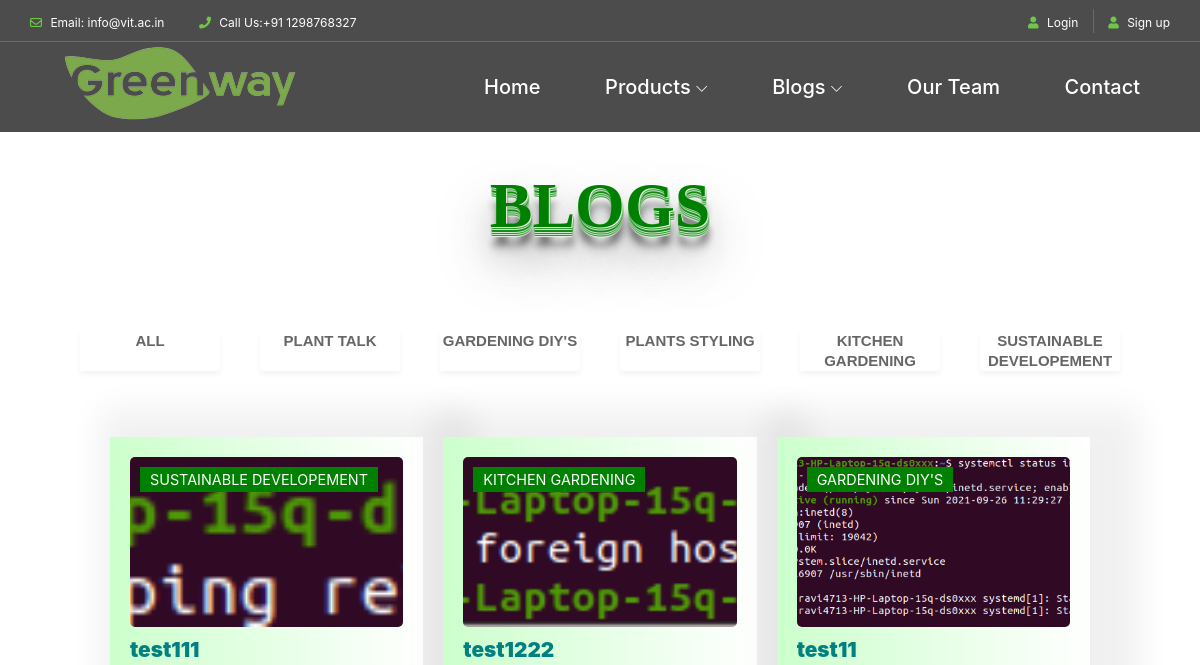
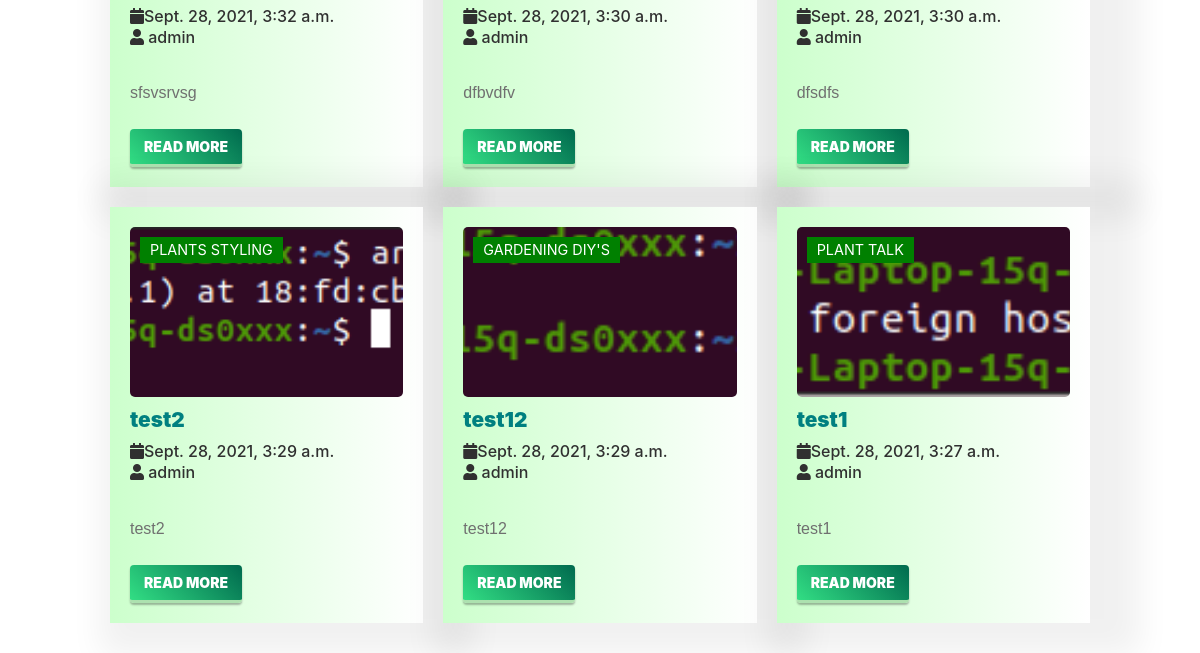
Page /blogs/blog_home (upper part) on the earlier database version (2 pictures, top to bottom).
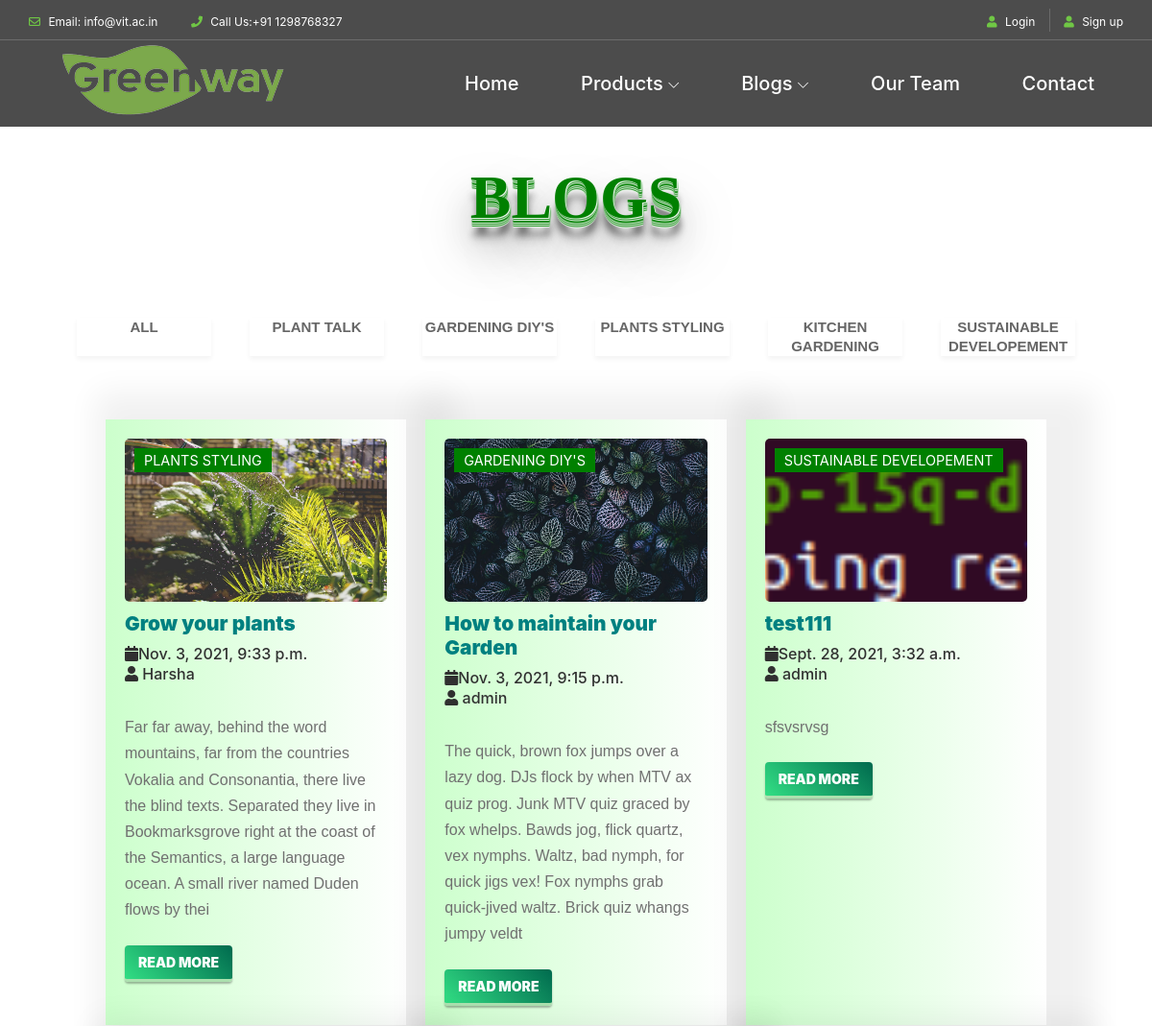
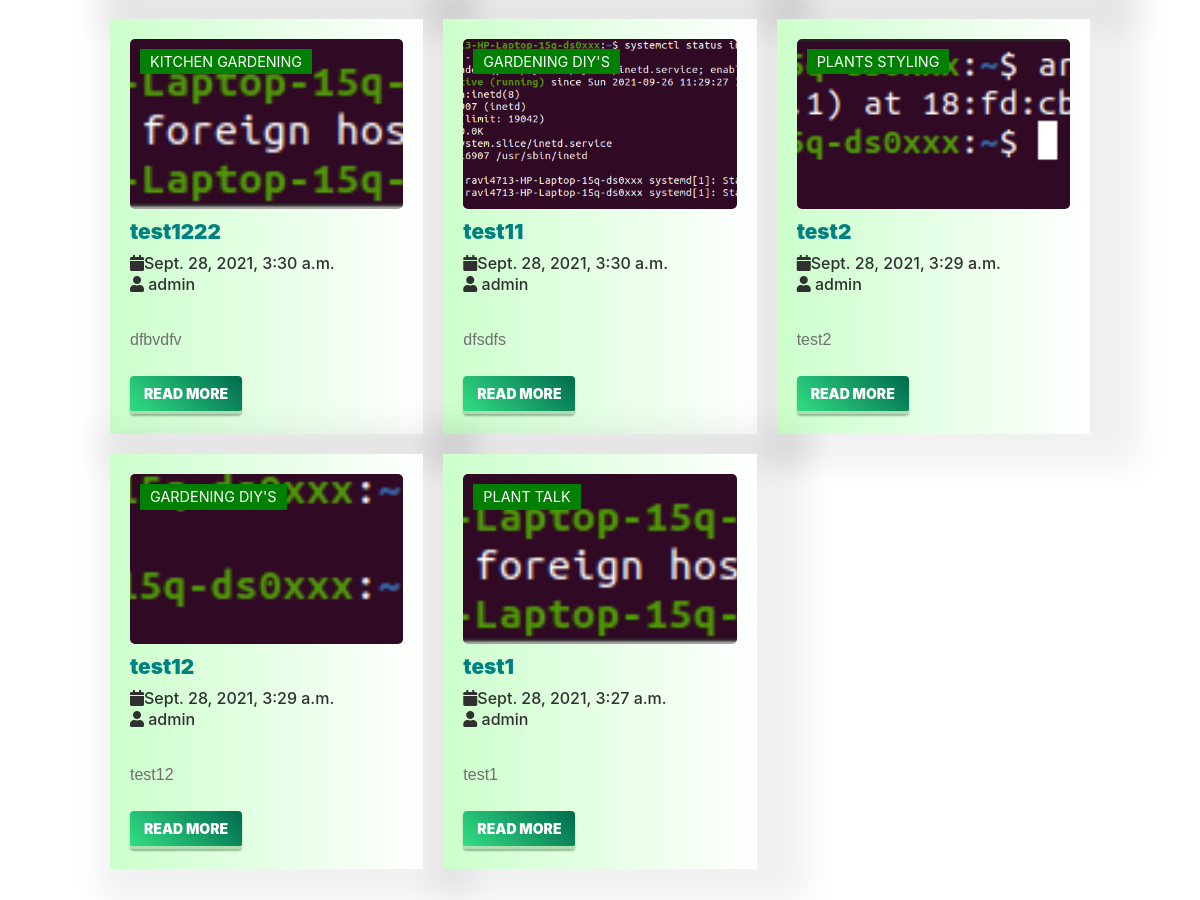
Same page on the later database version (2 pictures, top to bottom).
### blogs/models.py (models this page shows, shortened)
class BlogPlant(models.Model):
    author = models.ForeignKey(User, on_delete=models.CASCADE, related_name= 'post_author')
    blog_title = models.CharField(max_length= 264)
    slug = models.SlugField(max_length=264, unique=True, default='',editable=False)
    blog_content = models.TextField()
    blog_image = models.ImageField(upload_to= 'blog_image')
    publish_date = models.DateTimeField(auto_now_add=True)
    category = models.ForeignKey(Category, on_delete = models.CASCADE, related_name ='blog_cat')
    class Meta:
        ordering = ['-publish_date']

class Category(models.Model):
    category = models.CharField(max_length = 50, unique = True)
    def __str__(self):
        return self.category

### blogs/views.py (the view)
# urls.py: path('blog_home', views.blog_home, name='blogs'),
def blog_home(request):
    context = {
        "blogs": BlogPlant.objects.all(),
        "tags": {
        'plant': 'PLANT TALK',
        'gardening': 'GARDENING DIY\'S',
        'styling' : 'PLANTS STYLING',
        'kitchen' : 'KITCHEN GARDENING',
        'development' : 'SUSTAINABLE DEVELOPEMENT'
        }
    }
    return render(request, "blogs/blog_home.html", context)

### blogs/template_tags/get_plant_Cat.py (called while the page is built)
@register.filter
def get_plant_Cat(dictionary, key):
    return dictionary.get(str(key))

### templates/blogs/blog_home.html (shortened to what this page needs)
{% extends "base.html" %}
{% load static %}
{% load get_plant_Cat %}
{% block content %}
<link rel="stylesheet" type="text/css" href="{% static 'css/blog.css' %}"/>
<link rel="stylesheet" href="https://cdnjs.cloudflare.com/ajax/libs/magnific-popup.js/1.1.0/magnific-popup.min.css">
<h2 class="title-blog">BLOGS</h2>
<section id="blog">
    <div class="gallery">
        <ul class="blog-filter">
            <li class="list blog-filter-active" data-filter="all">ALL</li>
            <li class="list" data-filter="plant">PLANT TALK</li>
            <li class="list" data-filter="gardening">GARDENING DIY'S</li>
            <li class="list" data-filter="styling">PLANTS STYLING</li>
            <li class="list" data-filter="kitchen ">KITCHEN GARDENING</li>
            <li class="list" data-filter= "development">SUSTAINABLE DEVELOPEMENT</li>
        </ul>
    </div>
    <div class="blog-container">
      {% for i in blogs %}
      <div class="blog-box {{ i.category }}">
          <div class="blog-img">
              <img src="/media/{{ i.blog_image }}">
              <span class="category">
                {{ tags|get_plant_Cat:i.category}}
              </span>
          </div>
              <div class="blog-text">
                  <h4 class="strong">{{ i.blog_title }}</h4>
                  <h6 class="published-date"><i class="fa fa-calendar" aria-hidden="true"></i>{{ i.publish_date }}</h6>
                  <h6><i class="fa fa-user "></i> {{ i.author }}</h6><br>
              </div>
              <div class="para">
                  <p>{{ i.blog_content|slice:":255" }}</p>
              </div>
              <a href="{% url 'blog_details' the_slug=i.slug %}" class="square_btn">READ MORE</a>
      </div>
      {% endfor %}
    </div>
</section>
{% endblock content %}

### templates/base.html (shortened to what this page needs)
{% load static %}
<!DOCTYPE html>
<html lang="en">
<head>
    <link rel="stylesheet" type="text/css" href="{% static 'css/base.css' %}">
</head>
<body>
    {% include 'navbar.html' %}
    <div class="base-container">
    {% block content  %}
    {% endblock content %}
    </div>
    {% include 'chatbot.html' %}
    {% include 'footer.html' %}
</body>
</html>

### templates/navbar.html (shortened to what this page needs)
{% load static %}
{% load item_count %}
<link rel="stylesheet" href="{% static 'css/home/navbar.css' %}">
<header class="header-area">
    <div class="top-header-area">
        <div class="container">
            <div class="row">
                <div class="col-12">
                    <div class="top-header-content d-flex align-items-center justify-content-between">
                        <div class="top-header-meta">
                            <a href="{% url 'contact' %}" data-toggle="tooltip" data-placement="bottom"><i class="fa fa-envelope-o" aria-hidden="true"></i> <span>Email: info@vit.ac.in</span></a>
                            <a href="{% url 'contact' %}" data-toggle="tooltip" data-placement="bottom"><i class="fa fa-phone" aria-hidden="true"></i> <span>Call Us:+91 1298768327</span></a>
                        </div>
                        <div class="top-header-meta d-flex">
                            {% if user.is_authenticated %}
                            <div class="login">
                                <a href="{% url 'profile' %}"><i class="fa fa-user" aria-hidden="true"></i> <span>{{ user }}</span></a>
                            </div>
                            <div class="cart">
                                <a href="{% url 'cart' %}"><i class="fa fa-shopping-cart" aria-hidden="true"></i> <span>Cart <span class="cart-quantity">({% item_count user %})</span></span></a>
                            </div>
                             <div class="login">
                                <a href="{% url 'logout' %}">&nbsp; &nbsp; <span>Logout</span></a>
                            </div>
                            {% else %}
                            <div class="login">
                                <a href="{% url 'login' %}"><i class="fa fa-user" aria-hidden="true"></i> <span>Login</span></a>
                            </div>
                            <div class="cart">
                                <a href="{% url 'register_customer' %}"><i class="fa fa-user" aria-hidden="true"></i> <span>Sign up</span></a>
                            </div>
                            {% endif %}
                        </div>
                    </div>
                </div>
            </div>
        </div>
    </div>
    <div class="alazea-main-menu">
        <div class="classy-nav-container breakpoint-off">
            <div class="container" style="padding: 0px;">
                <nav class="classy-navbar justify-content-between" id="alazeaNav">
                    <a href="{% url 'home' %}" class="nav-brand"><img src="{% static 'images/home/core-img/logo.png' %}" alt=""></a>
                    <div class="classy-menu">
                        <div class="classynav">
                            <ul>
                                <li><a href="{% url 'home' %}">Home</a></li>
                                <li><a href="">Products</a>
                                </li>
                                <li><a href="">Blogs</a>
                                </li>
                                <li><a href="{% url 'our_team' %}">Our Team</a></li>
                                <li><a href="{% url 'contact' %}">Contact</a></li>
                            </ul>
                        </div>
                    </div>
                </nav>
            </div>
        </div>
    </div>
</header>

### templates/chatbot.html (shortened to what this page needs)
{% load static %}
{% block content %}
<link rel="stylesheet" type="text/css" href="{% static 'css/chatbot.css' %}">
{% endblock content %}

### templates/footer.html (shortened to what this page needs)
{% load static %}
<link href="https://stackpath.bootstrapcdn.com/bootstrap/4.4.1/css/bootstrap.min.css" rel="stylesheet">
<link href="https://cdnjs.cloudflare.com/ajax/libs/font-awesome/5.10.0/css/all.min.css" rel="stylesheet">
<link href="{% static 'css/footer.css' %}" rel="stylesheet">

### static_in_env/css/base.css (style rules this page uses)
.base-container { padding: 3% 0%; margin-top: 10%; margin-bottom: 2%; }

### static_in_env/css/blog.css (style rules this page uses)
.title-blog { transform: translate(50%, -50%); text-transform: uppercase; font-family: verdana; font-size: 4em; font-weight: 700; color: green; text-shadow: 1px 1px 1px white, 1px 2px 1px green, 1px 3px 1px white, 1px 4px 1px green, 1px 5px 1px green, 1px 6px 1px white, 1px 7px 1px green, 1px 8px 1px white, 1px 9px 1px green, 1px 10px 1px white, 1px 18px 6px rgba(16, 16, 16, 0.4), 1px 22px 10px rgba(16, 16, 16, 0.2), 1px 25px 35px rgba(16, 16, 16, 0.2), 1px 30px 60px rgba(16, 16, 16, 0.4); justify-content: center; margin-top: 50px; text-align: center; display: flex; position: relative; right: 50%; }
.gallery .blog-filter { display: flex; align-items: center; justify-content: center; flex-wrap: wrap; padding: 20px 15px; list-style: none; }
.gallery .list { height: 40px; width: 140px; background: #fff; color: #666; font-size: 15px; line-height: 20px; cursor: pointer; margin: 20px; box-shadow: 0 3px 5px rgba(0, 0, 0, 0.05); text-align: center; font-family: Verdana, Geneva, Tahoma, sans-serif; font-weight: 900; }
.blog-container { display: grid; max-width: 1200px; grid-template-columns: 1fr 1fr 1fr; grid-template-rows: auto; margin: auto; justify-content: center; }
.blog-box { padding: 20px; margin: 10px; box-shadow: 20px 2px 30px 30px rgba(0, 0, 0, 0.06); background: linear-gradient(to right, #ccffcc 0%, #ffffff 100%); }
.blog-img { width: 100%; display: flex; min-height: 185px; overflow: hidden; border-radius: 5px; position: relative; }
.blog-img img { width: 100%; height: auto; object-fit: cover; object-position: center; }
.category { color: #ffffff; position: absolute; left: 10px; top: 10px; padding: 2px 10px; font-size: 0.9rem; background-color: green; }
.blog-text .strong { font-size: 1.3rem; color: teal; display: flex; font-weight: 900; margin: 10px 0px; line-height: 25px; font-family: -apple-system, BlinkMacSystemFont, 'Segoe UI', Roboto, Oxygen, Ubuntu, Cantarell, 'Open Sans', 'Helvetica Neue', sans-serif; }
.published-date { margin-bottom: 2px; }
.para { font-size: 1.1rem; font-family: 'Gill Sans', 'Gill Sans MT', Calibri, 'Trebuchet MS', sans-serif; color: black; font-weight: 500; }
@media (max-width:1200px) { .blog-container { max-width: 1000px; } }
@media (max-width:1200px) { .blog-img { min-height: auto; height: 170px; } }
.square_btn { display: inline-block; padding: 0.5em 1em; text-decoration: none; border-radius: 4px; color: #ffffff; background-image: -webkit-linear-gradient(45deg, #32de84 0%, #006A4E 100%); background-image: linear-gradient(45deg, #32de84 0%, #006A4E 100%); box-shadow: 0px 2px 2px rgba(0, 0, 0, 0.29); border-bottom: solid 3px #ACE1AF; margin-top: 2.5%; font-weight: 900; }

### static_in_env/css/footer.css (style rules this page uses)
a { transition: .3s; }

### static_in_env/css/home/classy-nav.css (style rules this page uses)
* { margin: 0; padding: 0; }
body { font-family: "Roboto", sans-serif; }
ul, ol { margin: 0; }
ul li, ol li { list-style: none; }
img { height: auto; max-width: 100%; }
.classy-nav-container { position: relative; z-index: 100; background-color: #ffffff; }
.classy-nav-container * { box-sizing: border-box; }
.classy-nav-container a { -webkit-transition-duration: 500ms; transition-duration: 500ms; text-decoration: none; outline: none; font-size: 14px; font-weight: 400; color: #232323; display: inline-block; }
.justify-content-between { -webkit-box-pack: justify; -ms-flex-pack: justify; justify-content: space-between; }
.classy-navbar { width: 100%; height: 70px; padding: 0.5em 2em; display: -webkit-box; display: -ms-flexbox; display: flex; -webkit-box-align: center; -ms-flex-align: center; -ms-grid-row-align: center; align-items: center; }
.classy-navbar .nav-brand { font-size: 26px; font-weight: 500; color: #565656; display: inline-block; margin-right: 30px; }
.classynav ul li { display: inline-block; clear: both; position: inherit; z-index: 10; }
.classynav ul li.cn-dropdown-item { position: relative; z-index: 10; }
.classynav ul li a { padding: 0 12px; display: block; height: 35px; font-size: 14px; line-height: 34px; }
.classynav ul li.megamenu-item > a:after, .classynav ul li.has-down > a:after { font-family: 'classyfonts'; content: "\e900"; font-size: 12px; color: #000000; padding-left: 5px; -webkit-transition-duration: 500ms; transition-duration: 500ms; }
.breakpoint-off .classynav { display: -webkit-box; display: -ms-flexbox; display: flex; -webkit-box-align: center; -ms-flex-align: center; -ms-grid-row-align: center; align-items: center; }

Differences in the rows shown:
added BlogPlant: blog_image (picture), category.category "PLANTS STYLING", blog_title "Grow your plants", publish_date "Nov. 3, 2021, 9:33 p.m.", author "Harsha", blog_content "Far far away, behind the word mountains, far from the countries Vokalia and Consonantia, there live the blind texts. Separated they live in Bookmarksgrove right at the coast of the Semantics, a large language ocean. A small river named Duden flows by thei"
added BlogPlant: blog_image (picture), category.category "GARDENING DIY'S", blog_title "How to maintain your Garden", publish_date "Nov. 3, 2021, 9:15 p.m.", author "admin", blog_content "The quick, brown fox jumps over a lazy dog. DJs flock by when MTV ax quiz prog. Junk MTV quiz graced by fox whelps. Bawds jog, flick quartz, vex nymphs. Waltz, bad nymph, for quick jigs vex! Fox nymphs grab quick-jived waltz. Brick quiz whangs jumpy veldt"
